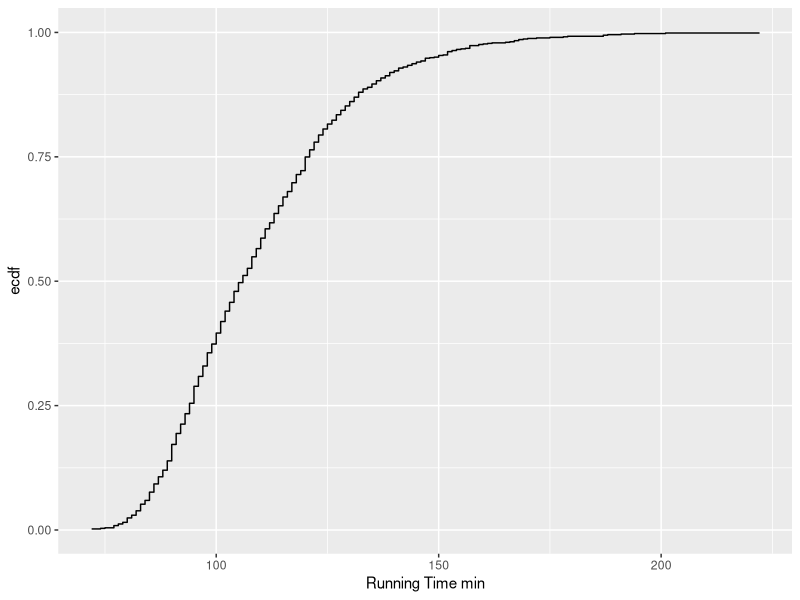
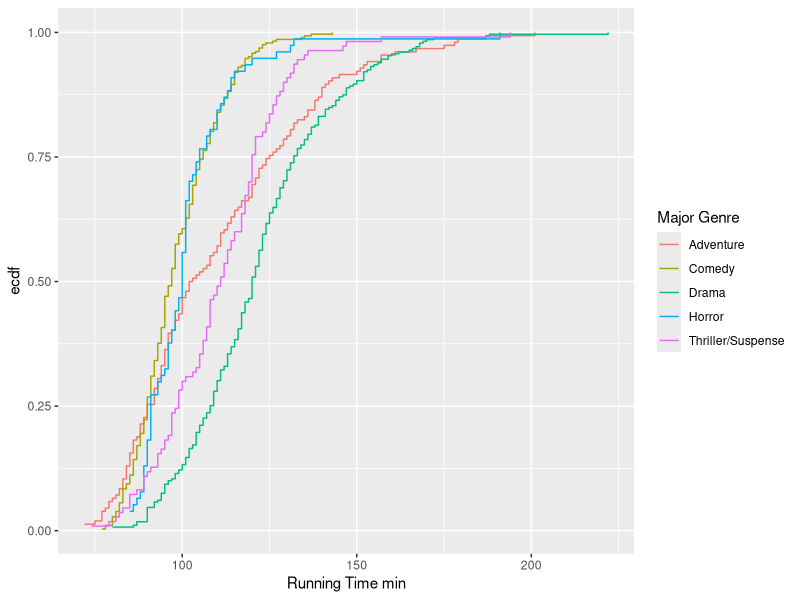

Write the R code that produced these figures, in order.
## ---- chunk 1
#| label: runtime-ecdf-gg
#| message: false
library(ggplot2)

movies <- readr::read_csv('data/movies.csv')

ggplot(movies, aes(x = `Running Time min`)) +
    geom_step(stat = 'ecdf', pad = FALSE)
## ---- chunk 2
#| label: genre-ecdfs-gg
ggplot(movies, aes(x = `Running Time min`, color = `Major Genre`)) +
    geom_step(stat = 'ecdf', pad = FALSE)
